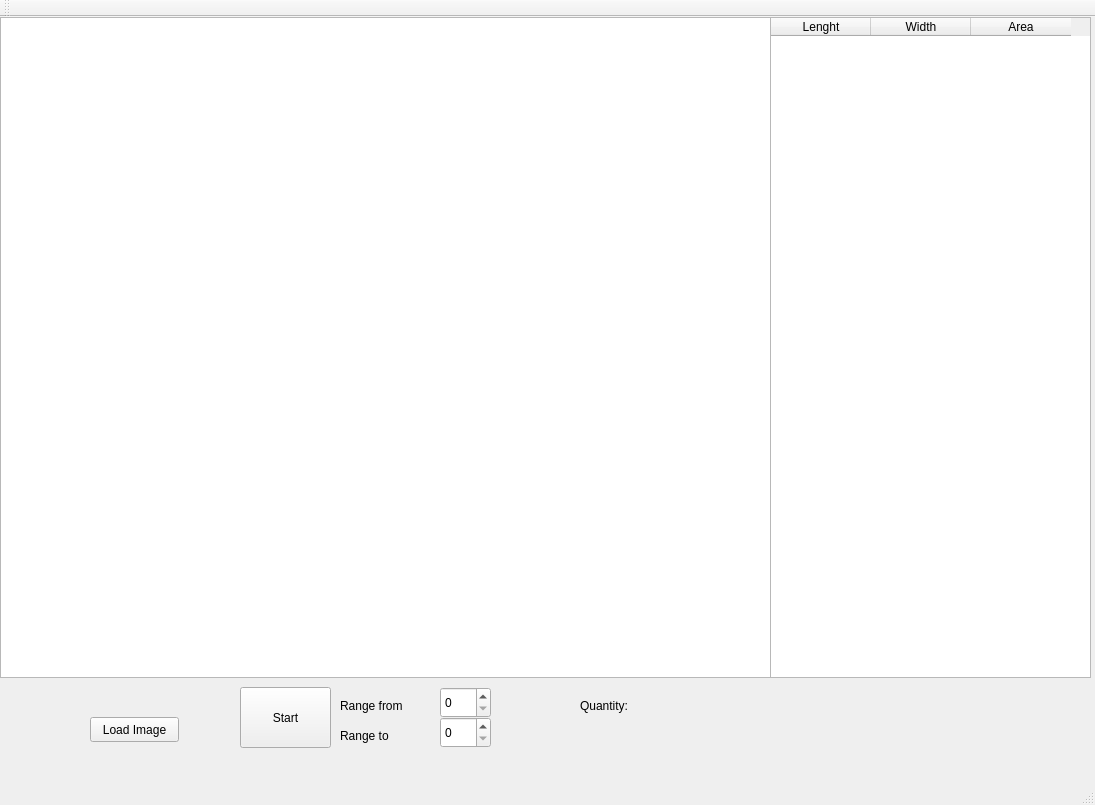
<?xml version="1.0" encoding="UTF-8"?>
<ui version="4.0">
 <class>MainWindow</class>
 <widget class="QMainWindow" name="MainWindow">
  <property name="geometry">
   <rect>
    <x>0</x>
    <y>0</y>
    <width>1095</width>
    <height>805</height>
   </rect>
  </property>
  <property name="sizePolicy">
   <sizepolicy hsizetype="Preferred" vsizetype="Preferred">
    <horstretch>0</horstretch>
    <verstretch>0</verstretch>
   </sizepolicy>
  </property>
  <property name="windowTitle">
   <string>MainWindow</string>
  </property>
  <widget class="QWidget" name="centralWidget">
   <widget class="QLabel" name="label">
    <property name="geometry">
     <rect>
      <x>10</x>
      <y>680</y>
      <width>221</width>
      <height>20</height>
     </rect>
    </property>
    <property name="text">
     <string/>
    </property>
   </widget>
   <widget class="QPushButton" name="pushButton">
    <property name="geometry">
     <rect>
      <x>240</x>
      <y>670</y>
      <width>91</width>
      <height>61</height>
     </rect>
    </property>
    <property name="text">
     <string>Start</string>
    </property>
   </widget>
   <widget class="Wheel" name="graphicsView">
    <property name="geometry">
     <rect>
      <x>0</x>
      <y>0</y>
      <width>771</width>
      <height>661</height>
     </rect>
    </property>
    <property name="sizeAdjustPolicy">
     <enum>QAbstractScrollArea::AdjustToContents</enum>
    </property>
    <property name="transformationAnchor">
     <enum>QGraphicsView::NoAnchor</enum>
    </property>
    <property name="resizeAnchor">
     <enum>QGraphicsView::NoAnchor</enum>
    </property>
    <property name="viewportUpdateMode">
     <enum>QGraphicsView::SmartViewportUpdate</enum>
    </property>
   </widget>
   <widget class="QPushButton" name="pushButton_2">
    <property name="geometry">
     <rect>
      <x>90</x>
      <y>700</y>
      <width>89</width>
      <height>25</height>
     </rect>
    </property>
    <property name="text">
     <string>Load Image</string>
    </property>
   </widget>
   <widget class="QSpinBox" name="spinBox">
    <property name="geometry">
     <rect>
      <x>440</x>
      <y>670</y>
      <width>51</width>
      <height>31</height>
     </rect>
    </property>
    <property name="maximum">
     <number>255</number>
    </property>
    <property name="singleStep">
     <number>5</number>
    </property>
   </widget>
   <widget class="QSpinBox" name="spinBox_2">
    <property name="geometry">
     <rect>
      <x>440</x>
      <y>700</y>
      <width>51</width>
      <height>31</height>
     </rect>
    </property>
    <property name="maximum">
     <number>255</number>
    </property>
    <property name="singleStep">
     <number>5</number>
    </property>
   </widget>
   <widget class="QTableWidget" name="tableWidget">
    <property name="geometry">
     <rect>
      <x>770</x>
      <y>0</y>
      <width>321</width>
      <height>661</height>
     </rect>
    </property>
    <property name="columnCount">
     <number>3</number>
    </property>
    <column>
     <property name="text">
      <string>Lenght</string>
     </property>
    </column>
    <column>
     <property name="text">
      <string>Width</string>
     </property>
    </column>
    <column>
     <property name="text">
      <string>Area</string>
     </property>
    </column>
   </widget>
   <widget class="QLabel" name="label_2">
    <property name="geometry">
     <rect>
      <x>580</x>
      <y>680</y>
      <width>67</width>
      <height>17</height>
     </rect>
    </property>
    <property name="text">
     <string>Quantity: </string>
    </property>
   </widget>
   <widget class="QLabel" name="label_3">
    <property name="geometry">
     <rect>
      <x>340</x>
      <y>680</y>
      <width>91</width>
      <height>17</height>
     </rect>
    </property>
    <property name="text">
     <string>Range from</string>
    </property>
   </widget>
   <widget class="QLabel" name="label_4">
    <property name="geometry">
     <rect>
      <x>340</x>
      <y>710</y>
      <width>91</width>
      <height>17</height>
     </rect>
    </property>
    <property name="text">
     <string>Range to</string>
    </property>
   </widget>
  </widget>
  <widget class="QMenuBar" name="menuBar">
   <property name="geometry">
    <rect>
     <x>0</x>
     <y>0</y>
     <width>1095</width>
     <height>22</height>
    </rect>
   </property>
  </widget>
  <widget class="QToolBar" name="mainToolBar">
   <attribute name="toolBarArea">
    <enum>TopToolBarArea</enum>
   </attribute>
   <attribute name="toolBarBreak">
    <bool>false</bool>
   </attribute>
  </widget>
  <widget class="QStatusBar" name="statusBar"/>
 </widget>
 <layoutdefault spacing="6" margin="11"/>
 <customwidgets>
  <customwidget>
   <class>Wheel</class>
   <extends>QGraphicsView</extends>
   <header>wheel.h</header>
  </customwidget>
 </customwidgets>
 <resources/>
 <connections/>
</ui>
